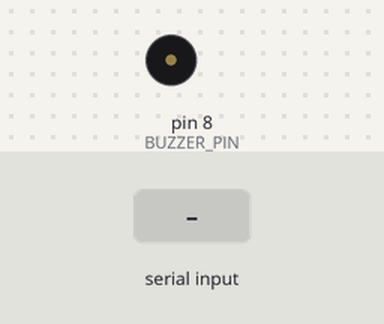
A sketch run on a simulated Arduino Uno, built with avr-gcc and run on an emulated ATmega328P. Shown: buzzer (waves = sounding). The inputs (shaded band) are chosen by the test bench. What the sketch prints to the serial monitor is not drawn.

Above: at 0.9 s.
1.0 s: "END" received over Serial
At 4.55 s:
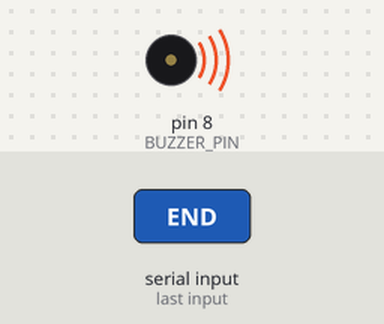
Timing chart, 0 to 10.0 s (numbered marks = the images above; inputs shaded):
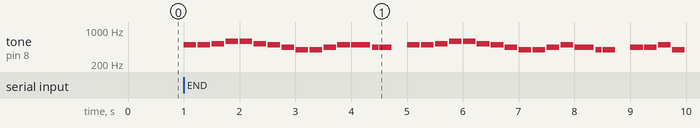

The sketch:

BuzzerMusic.ino
```cpp
#define BUZZER_PIN 8

#define C 32.7
#define Cs 34.65
#define D 36.71
#define Ds 38.89
#define E 41.2
#define F 43.65
#define Fs 46.25
#define G 49.0
#define Gs 51.91
#define A 55.0
#define As 58.27
#define B 61.74

/* Ode to Joy
 * "B4", "B4", "C5", "D5", "D5", "C5", "B4", "A4", "G4", "G4", "A4", "B4", "B4", "A4", "A4", "R"
 * 1, 1, 1, 1, 1, 1, 1, 1, 1, 1, 1, 1, 1.5, 0.5, 1, 1
 * "B4", "B4", "C5", "D5", "D5", "C5", "B4", "A4", "G4", "G4", "A4", "B4", "A4", "G4", "G4", "R"
 * 1, 1, 1, 1, 1, 1, 1, 1, 1, 1, 1, 1, 1.5, 0.5, 1, 1
 * "A4", "A4", "B4", "G4", "A4", "B4", "C5", "B4", "G4", "A4", "B4", "C5", "B4", "A4", "G4", "A4", "D4", "R"
 * 1, 1, 1, 1, 1, 0.5, 0.5, 1, 1, 1, 0.5, 0.5, 1, 1, 1, 1, 1
 * "B4", "B4", "C5", "D5", "D5", "C5", "B4", "A4", "G4", "G4", "A4", "B4", "A4", "G4", "G4", "R"
 * 1, 1, 1, 1, 1, 1, 1, 1, 1, 1, 1, 1, 1.5, 0.5, 1, 1
 */


String melody[] = {"B4", "B4", "C5", "D5", "D5", "C5", "B4", "A4", "G4", "G4", "A4", "B4", "B4", "A4", "A4", "R",
                 "B4", "B4", "C5", "D5", "D5", "C5", "B4", "A4", "G4", "G4", "A4", "B4", "A4", "G4", "G4", "R",
                 "A4", "A4", "B4", "G4", "A4", "B4", "C5", "B4", "G4", "A4", "B4", "C5", "B4", "A4", "G4", "A4", "D4", "R",
                 "B4", "B4", "C5", "D5", "D5", "C5", "B4", "A4", "G4", "G4", "A4", "B4", "A4", "G4", "G4", "R", "END"};
float duration[] = {1, 1, 1, 1, 1, 1, 1, 1, 1, 1, 1, 1, 1.5, 0.5, 1, 1,
                    1, 1, 1, 1, 1, 1, 1, 1, 1, 1, 1, 1, 1.5, 0.5, 1, 1,
                    1, 1, 1, 1, 1, 0.5, 0.5, 1, 1, 1, 0.5, 0.5, 1, 1, 1, 1, 1, 1,
                    1, 1, 1, 1, 1, 1, 1, 1, 1, 1, 1, 1, 1.5, 0.5, 1, 1, 0};
int quarterNote = 250;

void setup() {
  Serial.begin(9600);
  pinMode(BUZZER_PIN, OUTPUT);
  Serial.print("Type something to start.");
  while (Serial.available() == 0) {
  }
  for (int i = 0; ; i++) {
    if (melody[i] == "END") {
      break;
    }
    int d = quarterNote * duration[i];
    if (melody[i] == "R") {
      noTone(BUZZER_PIN);
      delay(d);
      continue;
    }
    int freq = getFrequency(melody[i]);
    tone(BUZZER_PIN, freq, d * 0.9);
    delay(d * 0.9);
    noTone(BUZZER_PIN);
    delay(d * 0.1);
  }
}

void loop() {
}

int getFrequency(String note) {
  float freq;
  String n = note.substring(0, note.length() - 1);
  int octave = (note.charAt(note.length() - 1)) - '0';
  if (n == "C") {
    freq = C;
  } else if (n == "C#") {
    freq = Cs;
  } else if (n == "D") {
    freq = D;
  } else if (n == "D#") {
    freq = Ds;
  } else if (n == "E") {
    freq = E;
  } else if (n == "F") {
    freq = F;
  } else if (n == "F#") {
    freq = Fs;
  } else if (n == "G") {
    freq = G;
  } else if (n == "G#") {
    freq = Gs;
  } else if (n == "A") {
    freq = A;
  } else if (n == "A#") {
    freq = As;
  } else if (n == "B") {
    freq = B;
  }
  for (int i = 0; i < octave - 1; i++) {
    freq *= 2;
  }
  return round(freq);
}
```

Measured:
- after the input at 1.0 s, tone on pin 8 (BUZZER_PIN): plays 494 Hz for 0.23 s, 494 Hz for 0.23 s, 523 Hz for 0.23 s, 587 Hz for 0.23 s, 587 Hz for 0.23 s, 523 Hz for 0.23 s … (34 notes in this stretch), starting at once
